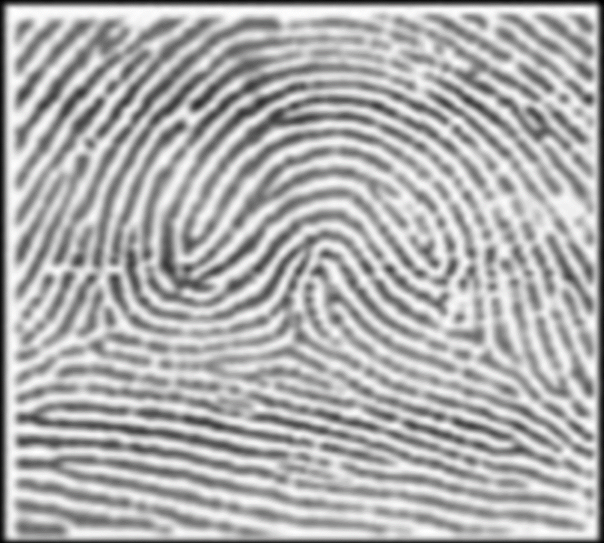
#> input picture cs420_final/github/train/accidental_whorl.png, 1207 x 1086 px (shown at 1/2 size); its folder holds only this picture in this run
$ python test.py
#> lines starting #> are read from the running program, lines starting #| are printed output that depends on the picture
import numpy as np
from matplotlib import pyplot as plt
import skimage.data
from skimage.color import rgb2gray
from skimage.filters import threshold_mean
from skimage.transform import resize
import os

import network

# [8 lines of commented-out code are left out]

def set_bipolar_matrix(img, w=64, h=64):
    # Resize image
    img = resize(img, (w,h), mode='reflect')

    thresh = threshold_mean(img)
    binary = img > thresh
    shift = 2*(binary*1)-1 # Boolian to int

    return shift

def main():
    # Load data

    import cv2
    import glob
    img_dir = "train/" # Enter Directory of all images
    data_path = os.path.join(img_dir,'*g')
    files = glob.glob(data_path)
    bipolar = []
    for f1 in files:
        img = rgb2gray(cv2.imread(f1))
#> img: shape (1086, 1207) float64; min 0, max 1, mean 0.684
        bipolar.append(img)

    # Preprocessing
    print("Start to data preprocessing...")

    # bipolar = set_bipolar_matrix(data[0])

    bipolar = [set_bipolar_matrix(d) for d in bipolar]
#> bipolar = 1 item

    # for i in range(len(input_pattern)):
#     print(input_pattern[i])
    plt.imshow(bipolar[0])
    plt.show()
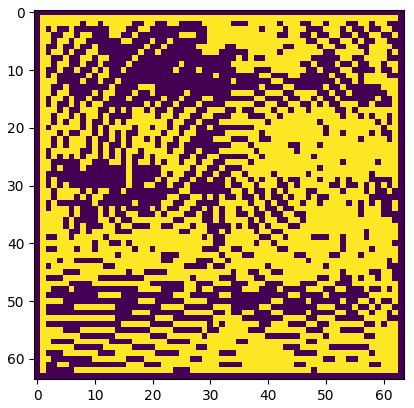
#> figure drawn by matplotlib, 1 panel


if __name__ == '__main__':
    main()

$ run again, on cs420_final/github/train/plain_whorl.png
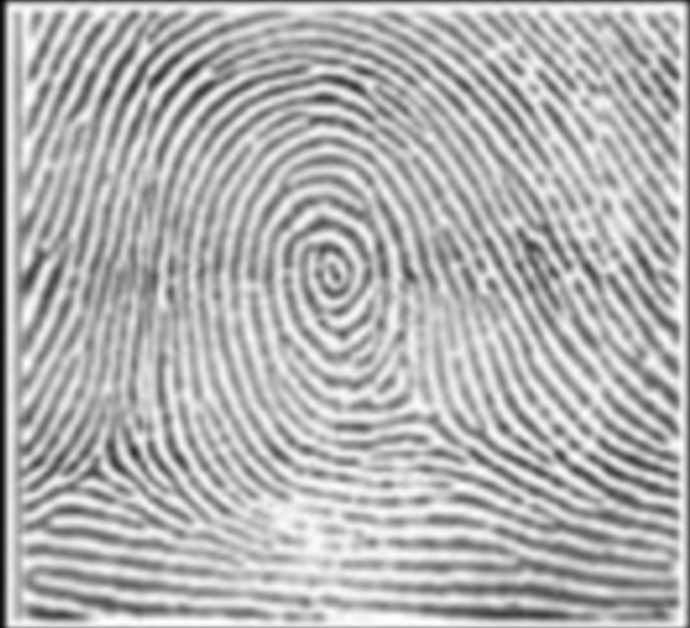
#> input picture cs420_final/github/train/plain_whorl.png, 1380 x 1256 px (shown at 1/2 size)
#> bipolar = 1 item
#> in main, `plt.show()`:
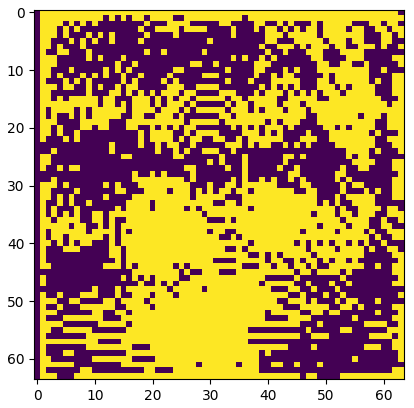
#> figure drawn by matplotlib, 1 panel

$ run again, on cs420_final/github/train/radial_loop.png
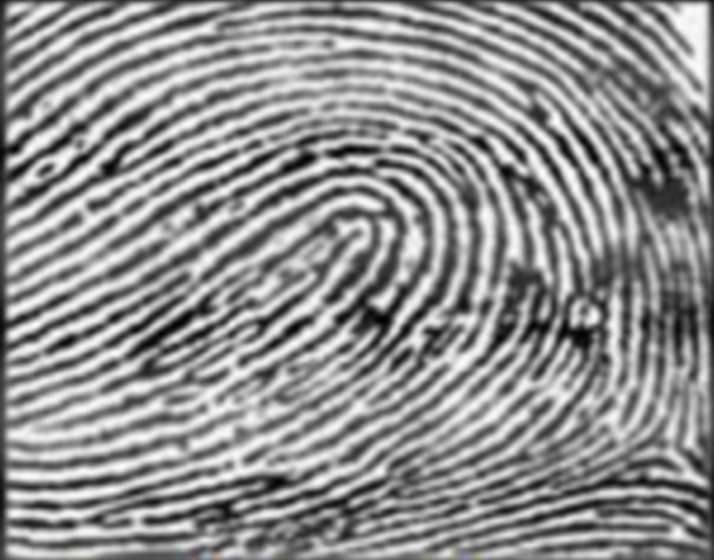
#> input picture cs420_final/github/train/radial_loop.png, 1427 x 1119 px (shown at 1/2 size)
#> bipolar = 1 item
#> in main, `plt.show()`:
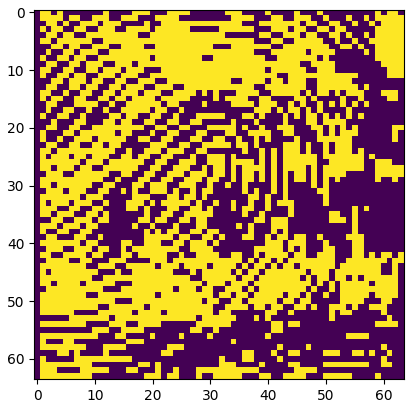
#> figure drawn by matplotlib, 1 panel

$ run again, on cs420_final/github/train/tented_arch.png
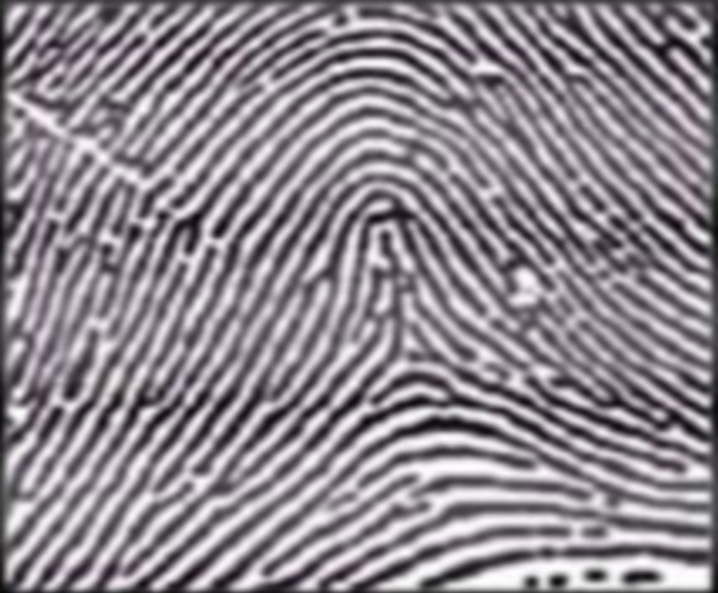
#> input picture cs420_final/github/train/tented_arch.png, 1435 x 1185 px (shown at 1/2 size)
#> bipolar = 1 item
#> in main, `plt.show()`:
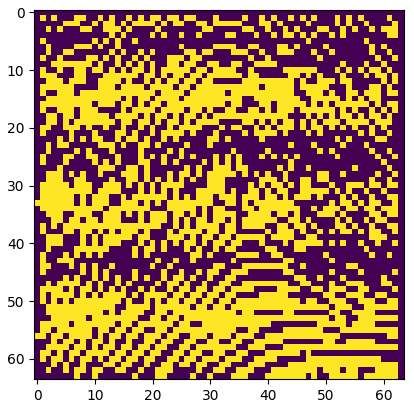
#> figure drawn by matplotlib, 1 panel

$ run again, on cs420_final/github/train/central_pocket_whorl.png
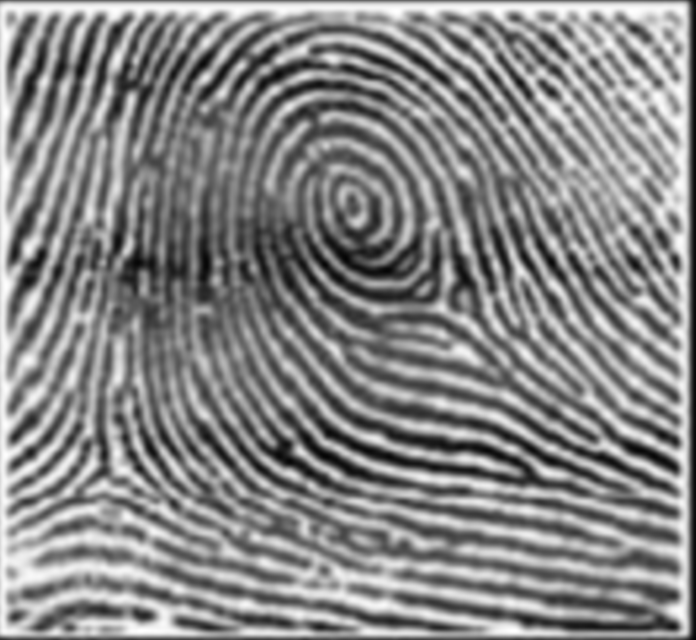
#> input picture cs420_final/github/train/central_pocket_whorl.png, 1391 x 1280 px (shown at 1/2 size)
#> bipolar = 1 item
#> in main, `plt.show()`:
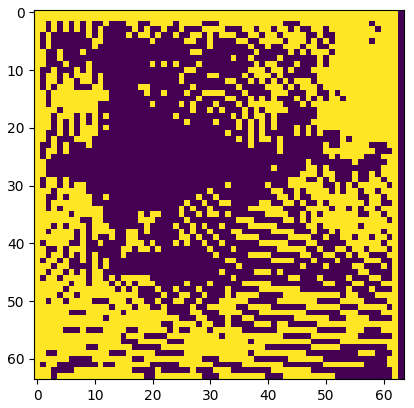
#> figure drawn by matplotlib, 1 panel
